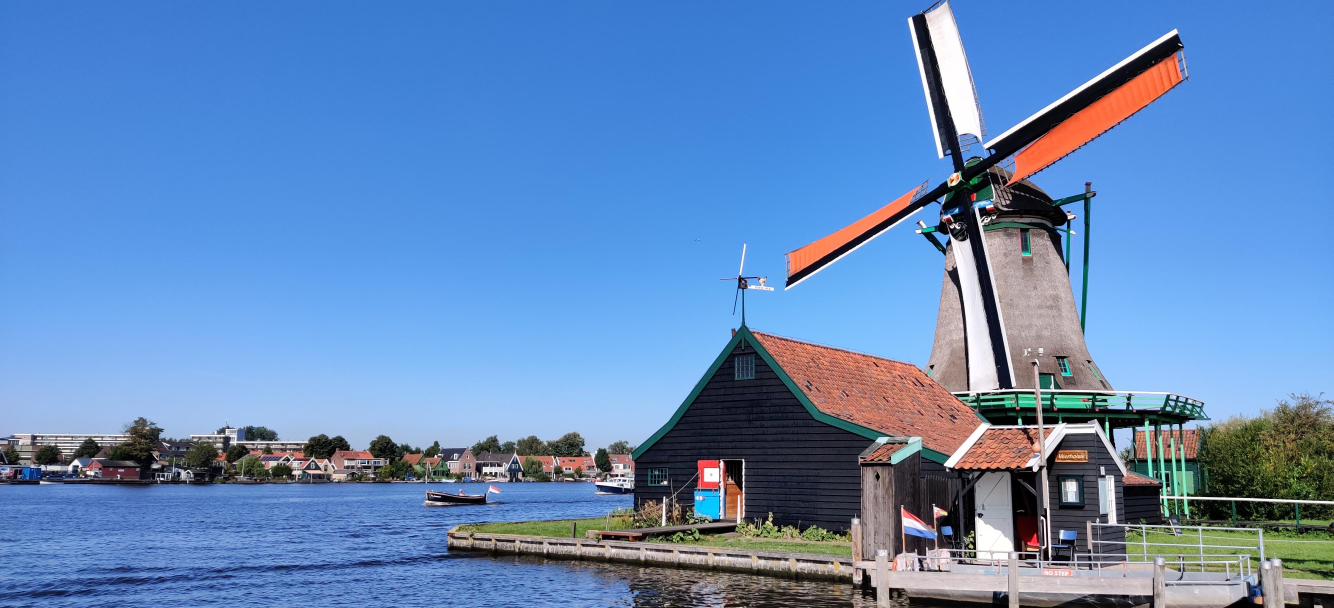
//> input picture C++/images/windmill.jpg, 4000 x 1824 px (shown at 1/3 size)
$ ./p11-erode_dilate   (built with g++ and OpenCV 4)
//> lines starting //> are read from the running program, lines starting //| are printed output that depends on the picture
#include <opencv2/opencv.hpp>
#include <iostream>

using namespace cv;
using namespace std;

int main(){

    // Read the image file
    Mat orig_image = imread("images/windmill.jpg");
//> orig_image is the input picture: 1824 rows x 4000 cols, CV_8UC3; mean B, G, R 186.5, 136.8, 98.8
    if(orig_image.empty()){
       cout << "Image could not be opened" << endl;
       cin.get(); //Wait for kepress
       return -1;
    }

    //3x3 kernel erode
    Mat image_3x3_kernel_erode;
    erode(orig_image, image_3x3_kernel_erode, getStructuringElement(MORPH_RECT, Size(3, 3)));
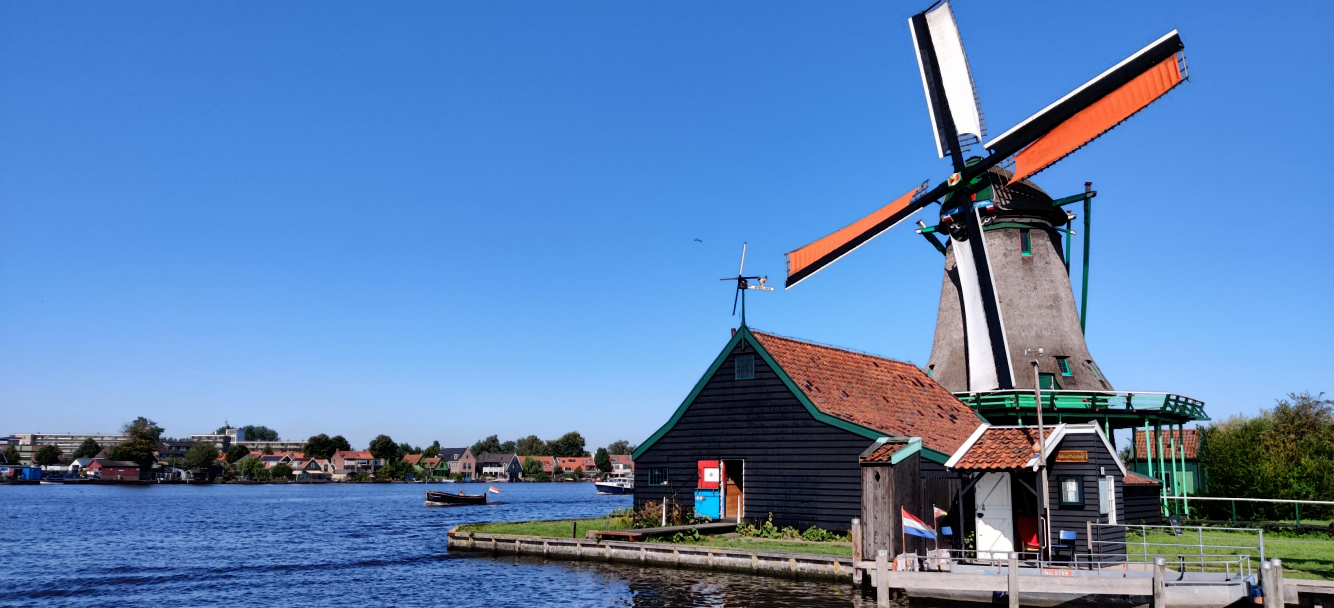
//> image_3x3_kernel_erode: 1824 rows x 4000 cols, CV_8UC3 (shown at 1/3 size); mean B, G, R 178.6, 128.9, 90.9

    //5x5 kernel erode
    Mat image_5x5_kernel_erode;
    erode(orig_image, image_5x5_kernel_erode, getStructuringElement(MORPH_RECT, Size(5, 5)));
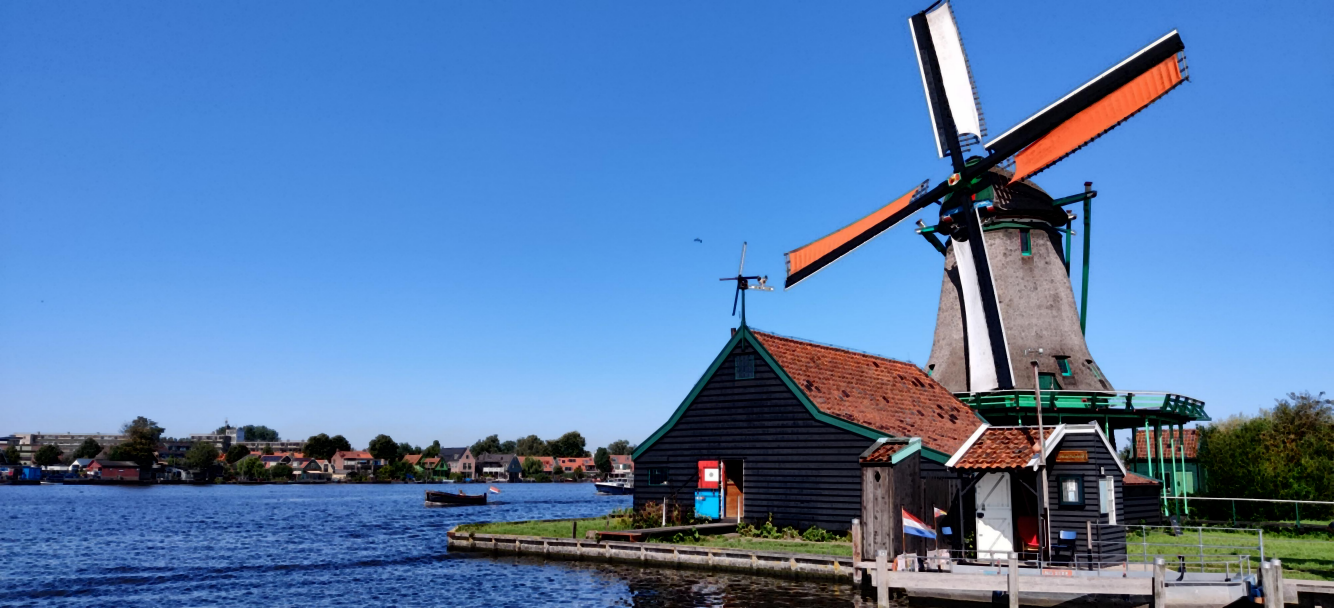
//> image_5x5_kernel_erode: 1824 rows x 4000 cols, CV_8UC3 (shown at 1/3 size); mean B, G, R 173.5, 123.9, 85.9

    //3x3 kernel dilate
    Mat image_3x3_kernel_dilate;
    dilate(orig_image, image_3x3_kernel_dilate, getStructuringElement(MORPH_RECT, Size(3, 3)));
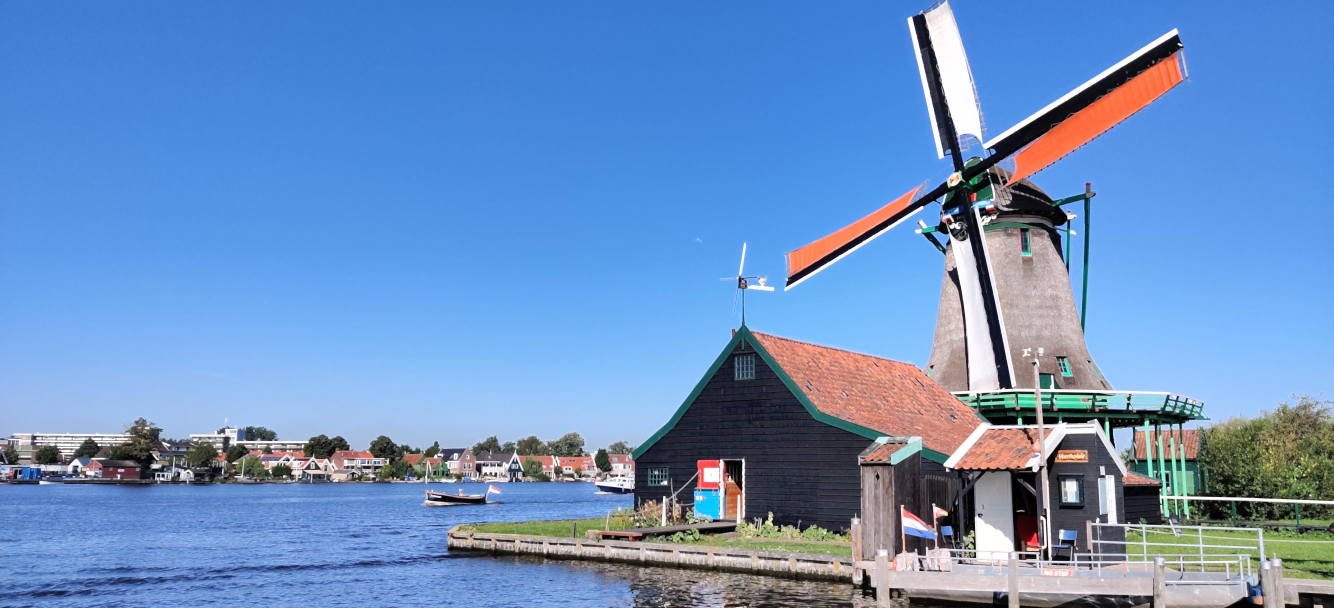
//> image_3x3_kernel_dilate: 1824 rows x 4000 cols, CV_8UC3 (shown at 1/3 size); mean B, G, R 194.3, 144.6, 106.6

    //5x5 kernel dilate
    Mat image_5x5_kernel_dilate;
    dilate(orig_image, image_5x5_kernel_dilate, getStructuringElement(MORPH_RECT, Size(5, 5)));
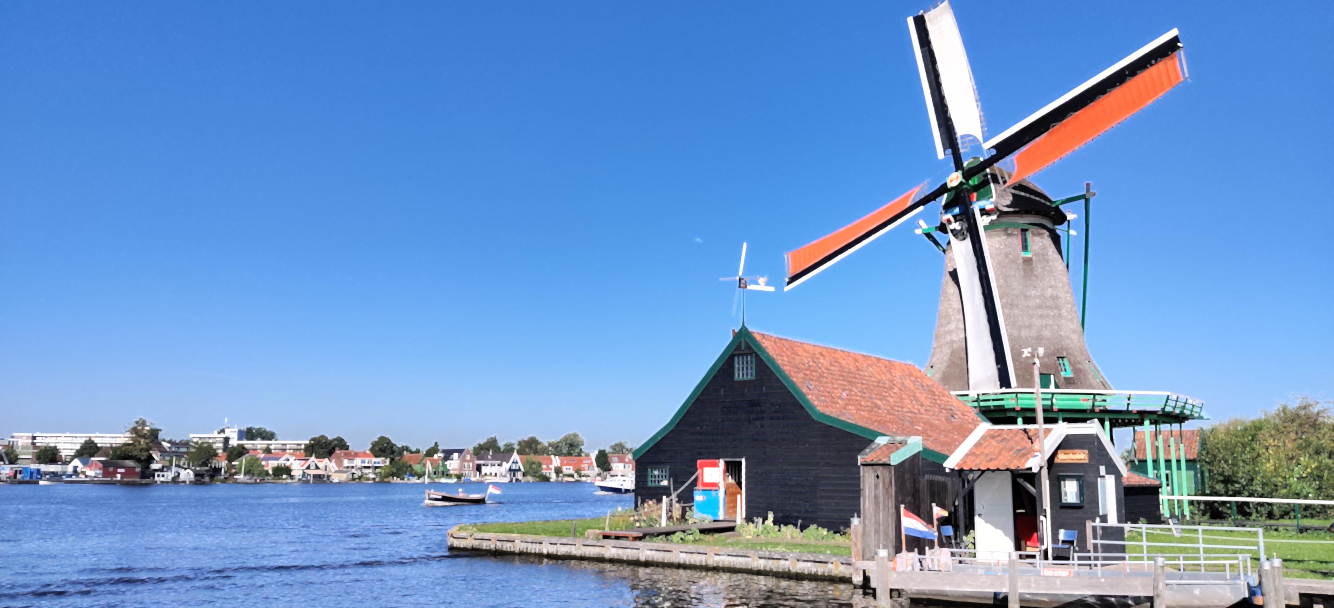
//> image_5x5_kernel_dilate: 1824 rows x 4000 cols, CV_8UC3 (shown at 1/3 size); mean B, G, R 199.2, 149.4, 111.5

    //Window Names
    String orig_window = "orig_image";
    String window_3x3_kernel_erode = "image_3x3_kernel_erode";
    String window_5x5_kernel_erode = "image_5x5_kernel_erode";
    String window_3x3_kernel_dilate = "image_3x3_kernel_dilate";
    String window_5x5_kernel_dilate = "image_5x5_kernel_dilate";

    //Display Windows
    namedWindow(orig_window, WINDOW_NORMAL);
    resizeWindow(orig_window, 800, 400);

    namedWindow(window_3x3_kernel_erode, WINDOW_NORMAL);
    resizeWindow(window_3x3_kernel_erode,  800, 400);

    namedWindow(window_5x5_kernel_erode, WINDOW_NORMAL);
    resizeWindow(window_5x5_kernel_erode,  800, 400);

    namedWindow(window_3x3_kernel_dilate, WINDOW_NORMAL);
    resizeWindow(window_3x3_kernel_dilate,  800, 400);

    namedWindow(window_5x5_kernel_dilate, WINDOW_NORMAL);
    resizeWindow(window_5x5_kernel_dilate,  800, 400);

    imshow(orig_window, orig_image);
    imshow(window_3x3_kernel_erode, image_3x3_kernel_erode);
    imshow(window_5x5_kernel_erode, image_5x5_kernel_erode);
    imshow(window_3x3_kernel_dilate, image_3x3_kernel_dilate);
    imshow(window_5x5_kernel_dilate, image_5x5_kernel_dilate);

    waitKey(0);

    destroyAllWindows();
    return 0;


}

$ run again, with C++/images/image_5x5_kernel_dilate.jpg copied over C++/images/windmill.jpg
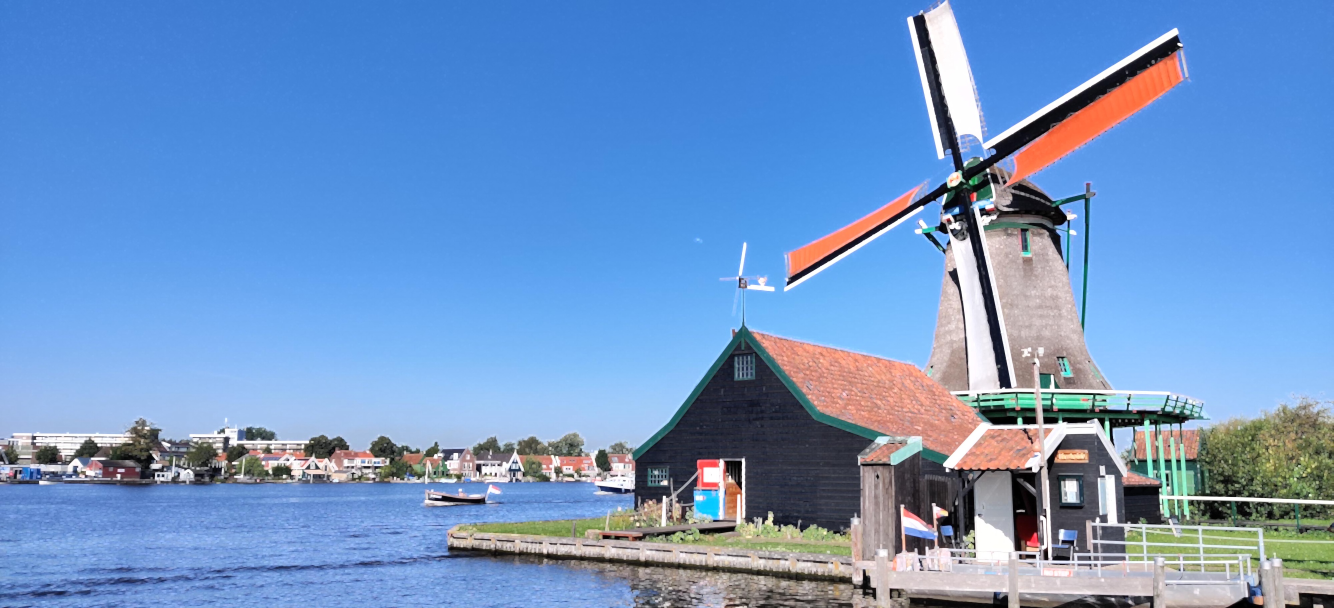
//> input picture C++/images/image_5x5_kernel_dilate.jpg, 4000 x 1824 px (shown at 1/3 size)
//> orig_image is the input picture: 1824 rows x 4000 cols, CV_8UC3; mean B, G, R 199.2, 149.4, 111.5
//> `erode(orig_image, image_5x5_kernel_erode, getStructuringElement(MORPH_..`:
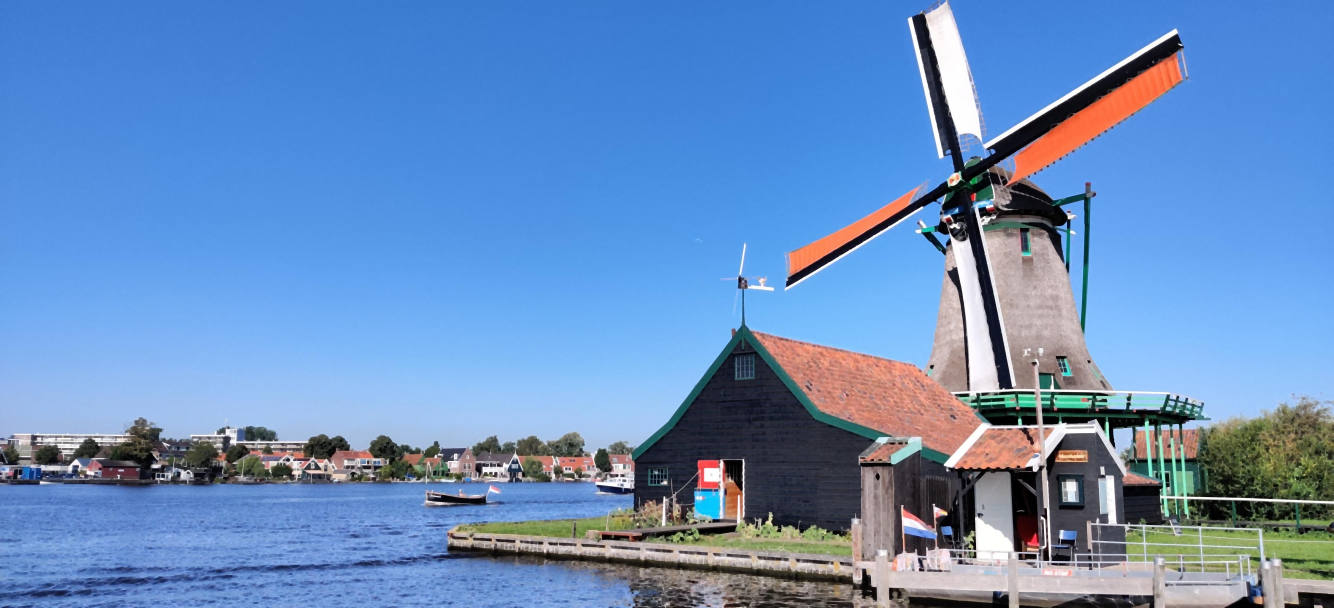
//> image_5x5_kernel_erode: 1824 rows x 4000 cols, CV_8UC3 (shown at 1/3 size); mean B, G, R 191.2, 141.6, 103.5
//> `dilate(orig_image, image_5x5_kernel_dilate, getStructuringElement(MORP..`:
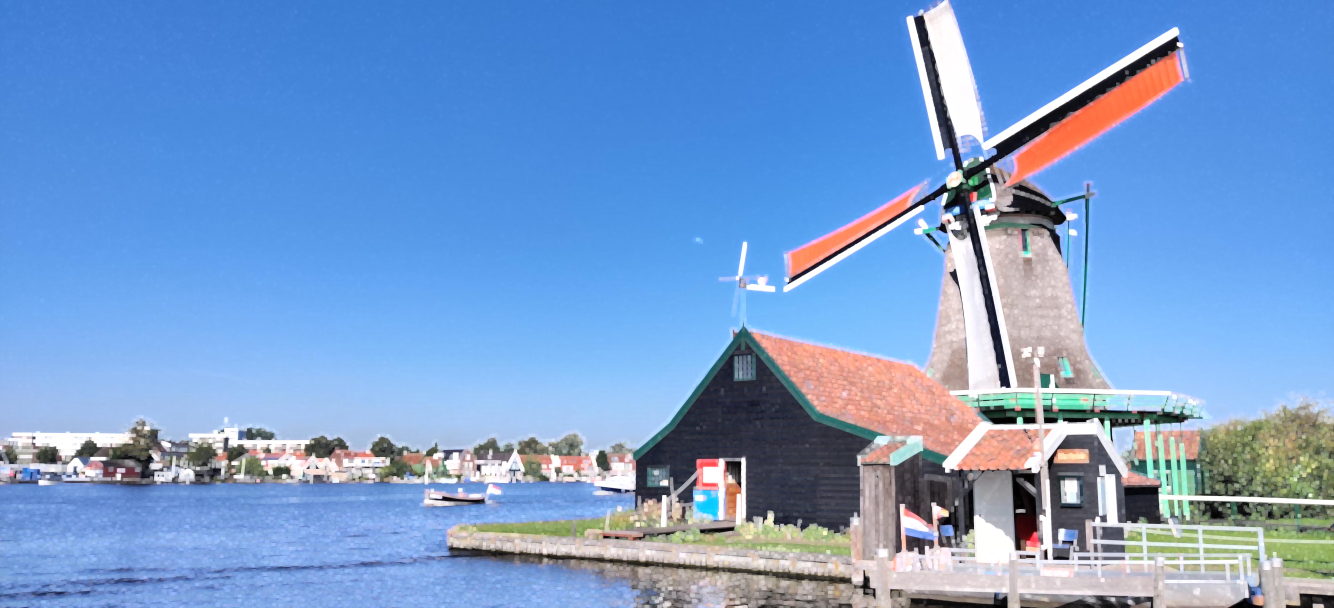
//> image_5x5_kernel_dilate: 1824 rows x 4000 cols, CV_8UC3 (shown at 1/3 size); mean B, G, R 206.2, 156.3, 118.6

$ run again, with C++/images/image_5x5_kernel_erode.jpg copied over C++/images/windmill.jpg
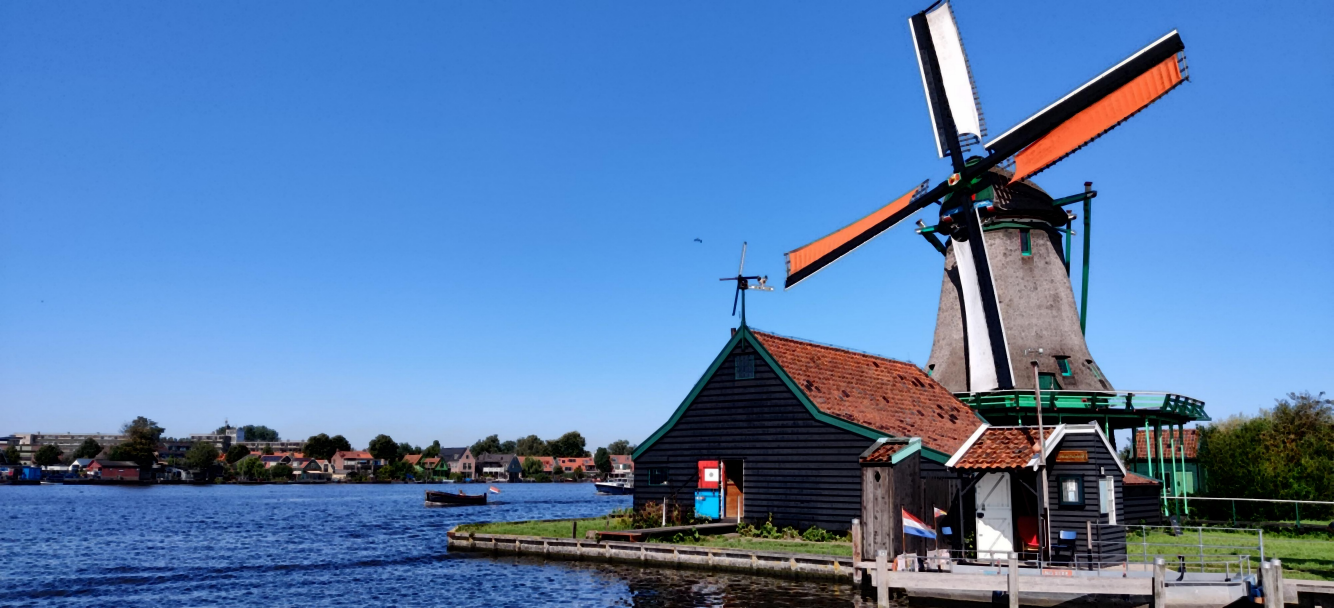
//> input picture C++/images/image_5x5_kernel_erode.jpg, 4000 x 1824 px (shown at 1/3 size)
//> orig_image is the input picture: 1824 rows x 4000 cols, CV_8UC3; mean B, G, R 173.5, 123.9, 85.9
//> `erode(orig_image, image_5x5_kernel_erode, getStructuringElement(MORPH_..`:
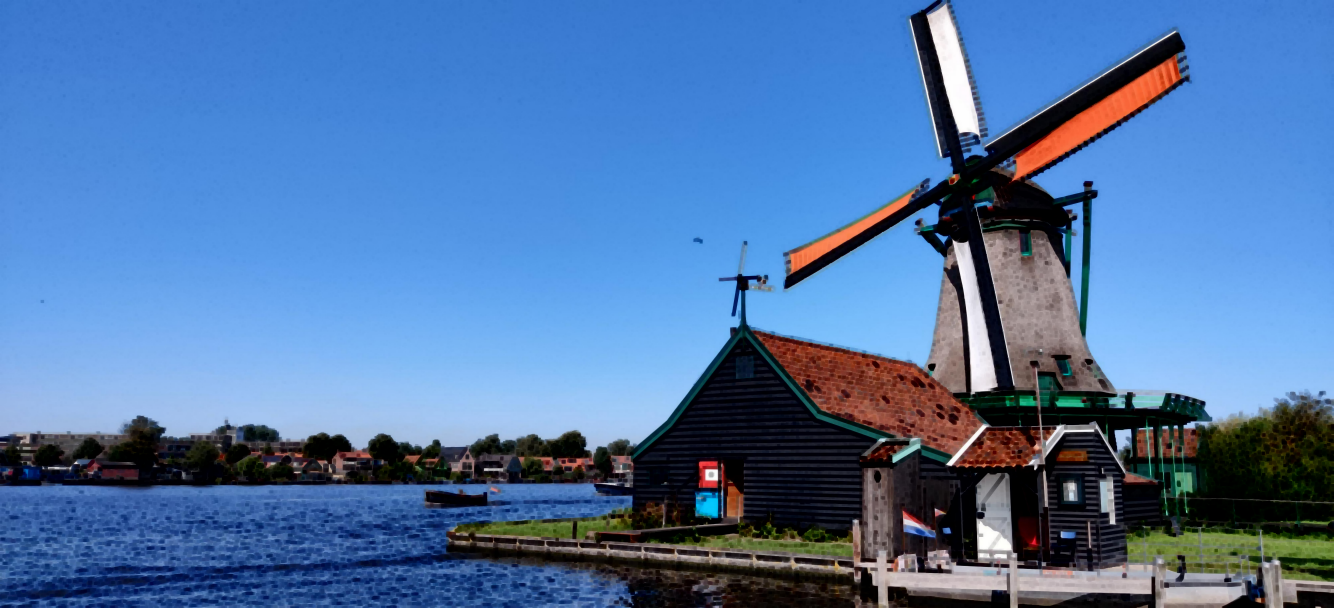
//> image_5x5_kernel_erode: 1824 rows x 4000 cols, CV_8UC3 (shown at 1/3 size); mean B, G, R 166.1, 116.6, 78.8
//> `dilate(orig_image, image_5x5_kernel_dilate, getStructuringElement(MORP..`:
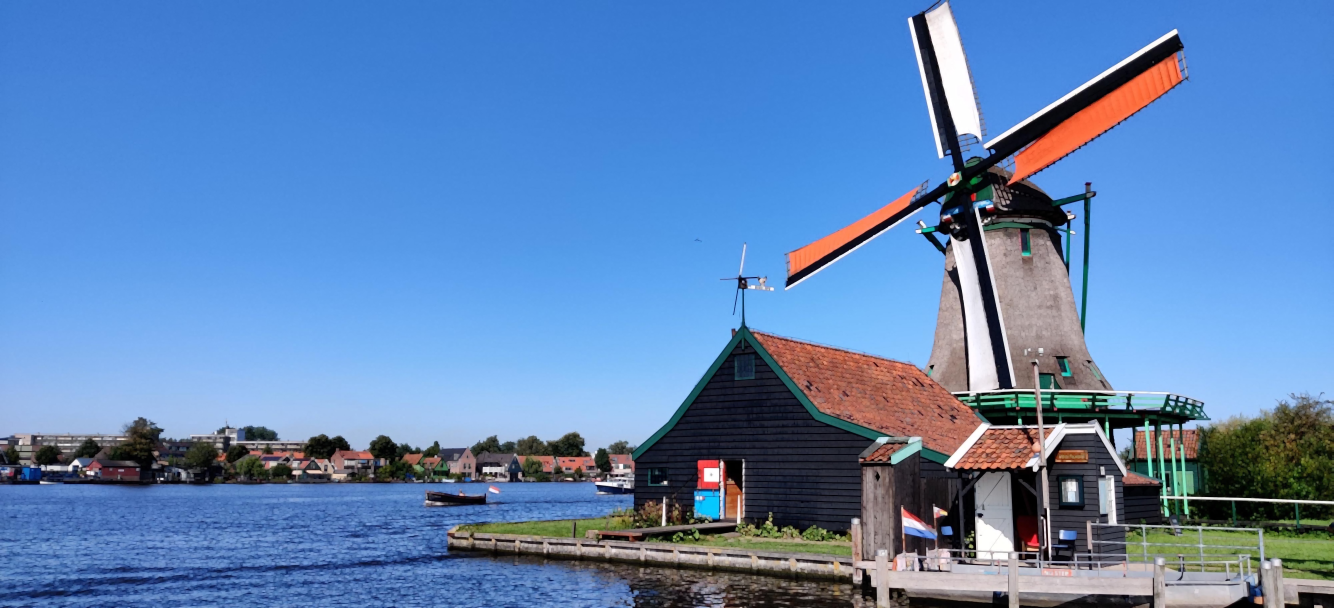
//> image_5x5_kernel_dilate: 1824 rows x 4000 cols, CV_8UC3 (shown at 1/3 size); mean B, G, R 182, 132.2, 94.2
